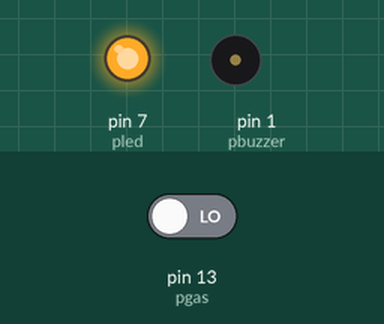
This sketch was run on a simulated Arduino Uno, built with avr-gcc and run on an emulated ATmega328P. Parts: output pins drawn as LEDs (lit = HIGH), buzzer (waves = sounding, pin HIGH). The test bench sets the inputs (shaded band); at power-on: pin 13 (pgas) LOW.

Above: at 2.8 s.
2.9 s: pin 13 (pgas) driven HIGH
At 3.9 s:
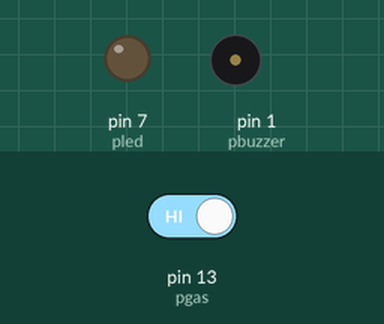
4.5 s: pin 13 (pgas) driven LOW
At 4.9 s:
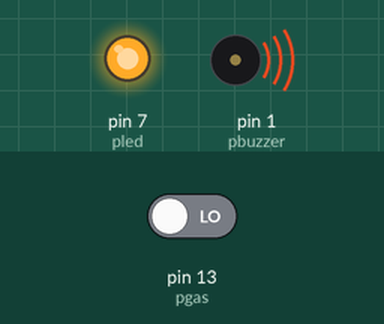
Timing chart, 0 to 14.5 s (numbered marks = the images above; inputs shaded):
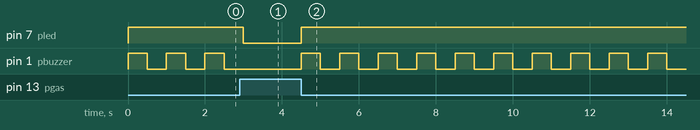

The sketch:

GAS.ino
```cpp
int pgas = 13;
int pled = 7;
int pbuzzer = 1;
bool est = 0;

void setup() {
  pinMode(pgas, INPUT);
  pinMode(pled, OUTPUT);
  pinMode(pbuzzer, OUTPUT);
}

void loop() {
  est = digitalRead(pgas);
  if (est == HIGH) {
    digitalWrite(pled, LOW);
  } else {
    digitalWrite(pled, HIGH);
    digitalWrite(pbuzzer, HIGH);
    delay(500);
    digitalWrite(pbuzzer, LOW);
    delay(500);
  }
}
```

Measured:
- after the input at 2.9 s, pin 7 (pled): HIGH → LOW after 0.10 s; pin 1 (pbuzzer): stays LOW (without the input it goes to HIGH after 0.10 s)
- after the input at 4.5 s, pin 7 (pled): LOW → HIGH at once; pin 1 (pbuzzer): alternates HIGH for 0.50 s and LOW for 0.50 s, starting at once
- by itself, pin 1 (pbuzzer): alternates HIGH for 0.50 s and LOW for 0.50 s
